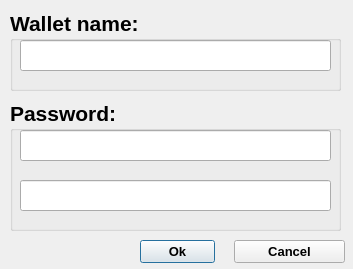
<?xml version="1.0" encoding="UTF-8"?>
<ui version="4.0">
 <class>createNewWallet</class>
 <widget class="QDialog" name="createNewWallet">
  <property name="geometry">
   <rect>
    <x>0</x>
    <y>0</y>
    <width>353</width>
    <height>269</height>
   </rect>
  </property>
  <property name="focusPolicy">
   <enum>Qt::StrongFocus</enum>
  </property>
  <property name="windowTitle">
   <string>New wallet</string>
  </property>
  <widget class="QGroupBox" name="nameGroupBox">
   <property name="geometry">
    <rect>
     <x>10</x>
     <y>10</y>
     <width>331</width>
     <height>81</height>
    </rect>
   </property>
   <property name="font">
    <font>
     <pointsize>16</pointsize>
     <weight>75</weight>
     <bold>true</bold>
    </font>
   </property>
   <property name="title">
    <string>Wallet name:</string>
   </property>
   <widget class="QLineEdit" name="wallNameLineEdit">
    <property name="geometry">
     <rect>
      <x>10</x>
      <y>30</y>
      <width>311</width>
      <height>31</height>
     </rect>
    </property>
    <property name="locale">
     <locale language="English" country="UnitedStates"/>
    </property>
   </widget>
  </widget>
  <widget class="QGroupBox" name="passwordGroupBox">
   <property name="geometry">
    <rect>
     <x>10</x>
     <y>100</y>
     <width>331</width>
     <height>131</height>
    </rect>
   </property>
   <property name="font">
    <font>
     <pointsize>16</pointsize>
     <weight>75</weight>
     <bold>true</bold>
    </font>
   </property>
   <property name="title">
    <string>Password:</string>
   </property>
   <widget class="QLineEdit" name="pass1LineEdit">
    <property name="geometry">
     <rect>
      <x>10</x>
      <y>30</y>
      <width>311</width>
      <height>31</height>
     </rect>
    </property>
    <property name="locale">
     <locale language="English" country="UnitedStates"/>
    </property>
    <property name="echoMode">
     <enum>QLineEdit::Password</enum>
    </property>
   </widget>
   <widget class="QLineEdit" name="pass2LineEdit">
    <property name="geometry">
     <rect>
      <x>10</x>
      <y>80</y>
      <width>311</width>
      <height>31</height>
     </rect>
    </property>
    <property name="locale">
     <locale language="English" country="UnitedStates"/>
    </property>
    <property name="echoMode">
     <enum>QLineEdit::Password</enum>
    </property>
   </widget>
  </widget>
  <widget class="QPushButton" name="okPushButton">
   <property name="geometry">
    <rect>
     <x>140</x>
     <y>240</y>
     <width>75</width>
     <height>23</height>
    </rect>
   </property>
   <property name="font">
    <font>
     <pointsize>10</pointsize>
     <weight>75</weight>
     <bold>true</bold>
    </font>
   </property>
   <property name="text">
    <string>Ok</string>
   </property>
  </widget>
  <widget class="QPushButton" name="cancelPushButton">
   <property name="geometry">
    <rect>
     <x>234</x>
     <y>240</y>
     <width>111</width>
     <height>23</height>
    </rect>
   </property>
   <property name="font">
    <font>
     <pointsize>10</pointsize>
     <weight>75</weight>
     <bold>true</bold>
    </font>
   </property>
   <property name="text">
    <string>Cancel</string>
   </property>
  </widget>
 </widget>
 <tabstops>
  <tabstop>wallNameLineEdit</tabstop>
  <tabstop>pass1LineEdit</tabstop>
  <tabstop>pass2LineEdit</tabstop>
  <tabstop>okPushButton</tabstop>
  <tabstop>cancelPushButton</tabstop>
 </tabstops>
 <resources/>
 <connections/>
</ui>
